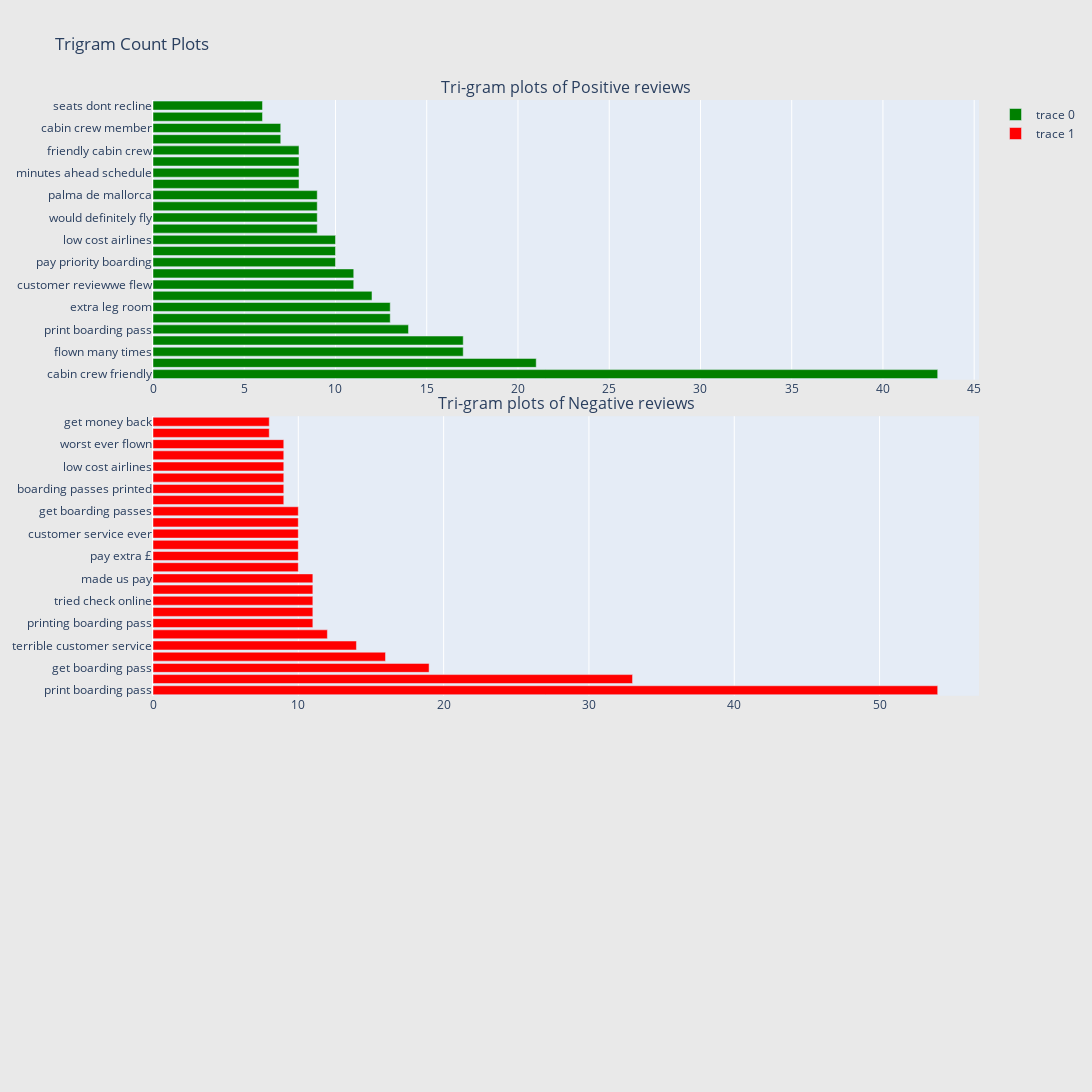

The code cell stored with this chart in its notebook:
### Markdown cell above
# Analysis Trigram Plot

### Code cell
import pandas as pd
from collections import defaultdict
import plotly.graph_objs as go
from plotly.subplots import make_subplots
from plotly.offline import iplot
from IPython.display import display, HTML

def generate_ngrams(text, n):
    words = text.split()
    ngrams = zip(*[words[i:] for i in range(n)])
    return [" ".join(ngram) for ngram in ngrams]

def horizontal_bar_chart(df, color):
    trace = go.Bar(
        y=df['word'],
        x=df['wordcount'],
        orientation='h',
        marker=dict(color=color),
    )
    return trace


# Obtener el gráfico de barras de reviews positivas
freq_dict = defaultdict(int)
for sent in review_pos["Comment_cleaner"]:
    for word in generate_ngrams(sent, 3):
        freq_dict[word] += 1
fd_sorted_pos = pd.DataFrame(sorted(freq_dict.items(), key=lambda x: x[1])[::-1])
fd_sorted_pos.columns = ["word", "wordcount"]
trace0 = horizontal_bar_chart(fd_sorted_pos.head(25), 'green')

# # Obtener el gráfico de barras de reviews neutras
# freq_dict = defaultdict(int)
# for sent in review_neu["Comment_cleaner"]:
#     for word in generate_ngrams(sent, 3):
#         freq_dict[word] += 1
# fd_sorted_neu = pd.DataFrame(sorted(freq_dict.items(), key=lambda x: x[1])[::-1])
# fd_sorted_neu.columns = ["word", "wordcount"]
# trace1 = horizontal_bar_chart(fd_sorted_neu.head(25), 'grey')

# Obtener el gráfico de barras de reviews negativas
freq_dict = defaultdict(int)
for sent in review_neg["Comment_cleaner"]:
    for word in generate_ngrams(sent, 3):
        freq_dict[word] += 1
fd_sorted_neg = pd.DataFrame(sorted(freq_dict.items(), key=lambda x: x[1])[::-1])
fd_sorted_neg.columns = ["word", "wordcount"]
trace1 = horizontal_bar_chart(fd_sorted_neg.head(25), 'red')

# Crear los subplots
fig = make_subplots(rows=3, cols=1, vertical_spacing=0.04, subplot_titles=[
    "Tri-gram plots of Positive reviews",
    #"Tri-gram plots of Neutral reviews",
    "Tri-gram plots of Negative reviews"
])

fig.add_trace(trace0, row=1, col=1)
fig.add_trace(trace1, row=2, col=1)
#fig.add_trace(trace2, row=3, col=1)

fig.update_layout(height=1200, width=1200, paper_bgcolor='rgb(233,233,233)', title="Trigram Count Plots")

# Mostrar el gráfico en Google Colab
fig.show()

# Mostrar los DataFrames como tablas HTML en Google Colab
display(HTML('<h2>Top 25 Trigrams in Positive Reviews</h2>'))
display(HTML(fd_sorted_pos.head(25).to_html(index=False)))

# display(HTML('<h2>Top 25 Trigrams in Neutral Reviews</h2>'))
# display(HTML(fd_sorted_neu.head(25).to_html(index=False)))

display(HTML('<h2>Top 25 Trigrams in Negative Reviews</h2>'))
display(HTML(fd_sorted_neg.head(25).to_html(index=False)))

### Figure 1 — Plotly figure (JSON) as saved in the notebook; plotly's stock layout.template omitted (floating-point values rounded to 4 significant figures)
{"data": [{"marker": {"color": "green"}, "orientation": "h", "type": "bar", "x": [43, 21, 17, 17, 14, 13, 13, 12, 11, 11, 10, 10, 10, 9, 9, 9, 9, 8, 8, 8, 8, 7, 7, 6, 6], "xaxis": "x", "y": ["cabin crew friendly", "print boarding passes", "flown many times", "good value money", "print boarding pass", "printed boarding passes", "extra leg room", "arrived minutes early", "customer reviewwe flew", "great value money", "pay priority boarding", "staff friendly helpful", "low cost airlines", "customer reviewi flown", "would definitely fly", "read terms conditions", "palma de mallorca", "customer reviewi flew", "minutes ahead schedule", "everything went smoothly", "friendly cabin crew", "landed minutes early", "cabin crew member", "customer reviewi fly", "seats dont recline"], "yaxis": "y"}, {"marker": {"color": "red"}, "orientation": "h", "type": "bar", "x": [54, 33, 19, 16, 14, 12, 11, 11, 11, 11, 11, 10, 10, 10, 10, 10, 10, 9, 9, 9, 9, 9, 9, 8, 8], "xaxis": "x2", "y": ["print boarding pass", "print boarding passes", "get boarding pass", "worst customer service", "terrible customer service", "paid priority boarding", "printing boarding pass", "euros per person", "tried check online", "euro per person", "made us pay", "print return boarding", "pay extra £", "poor customer service", "customer service ever", "€ per person", "get boarding passes", "worst ive ever", "boarding passes printed", "customer service team", "low cost airlines", "worst experience ever", "worst ever flown", "printed boarding passes", "get money back"], "yaxis": "y2"}], "layout": {"annotations": [{"font": {"size": 16}, "showarrow": false, "text": "Tri-gram plots of Positive reviews", "x": 0.5, "xanchor": "center", "xref": "paper", "y": 1, "yanchor": "bottom", "yref": "paper"}, {"font": {"size": 16}, "showarrow": false, "text": "Tri-gram plots of Negative reviews", "x": 0.5, "xanchor": "center", "xref": "paper", "y": 0.6533, "yanchor": "bottom", "yref": "paper"}], "height": 1200, "paper_bgcolor": "rgb(233,233,233)", "title": {"text": "Trigram Count Plots"}, "width": 1200, "xaxis": {"anchor": "y", "domain": [0, 1]}, "xaxis2": {"anchor": "y2", "domain": [0, 1]}, "xaxis3": {"anchor": "y3", "domain": [0, 1]}, "yaxis": {"anchor": "x", "domain": [0.6933, 1]}, "yaxis2": {"anchor": "x2", "domain": [0.3467, 0.6533]}, "yaxis3": {"anchor": "x3", "domain": [0, 0.3067]}}}
